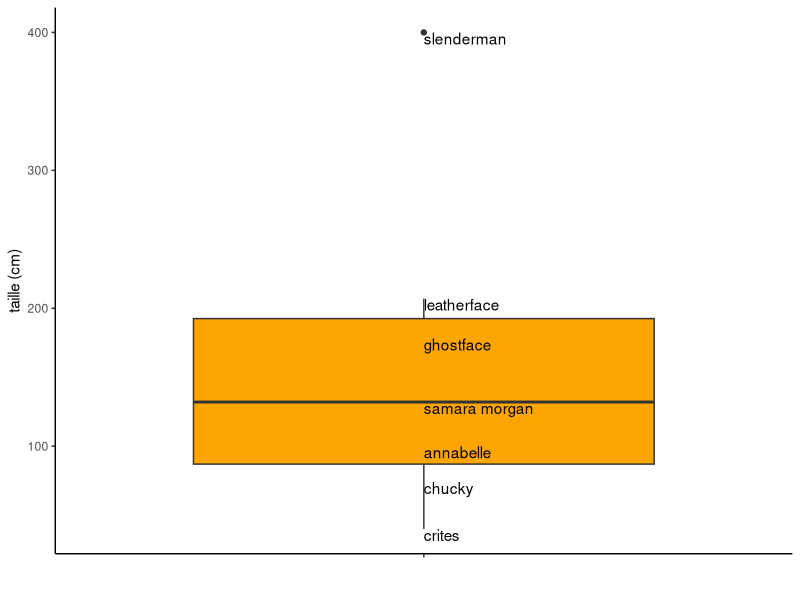
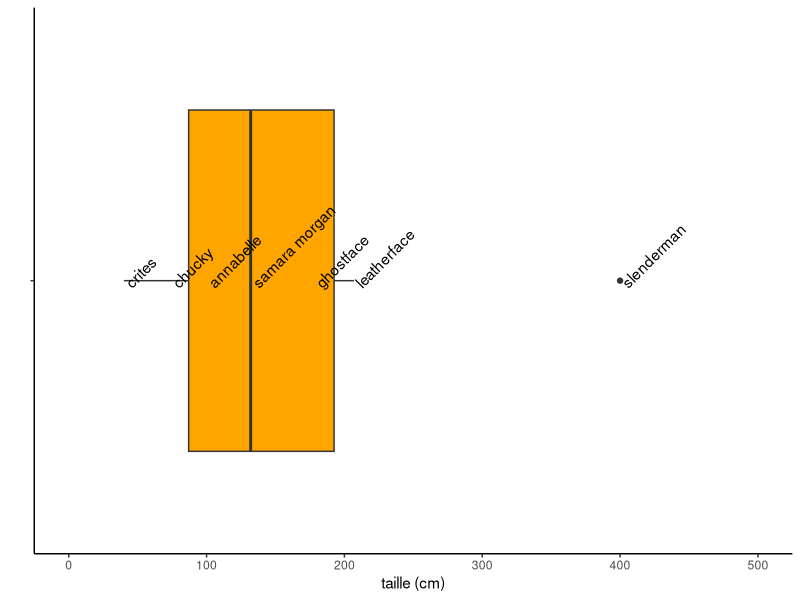
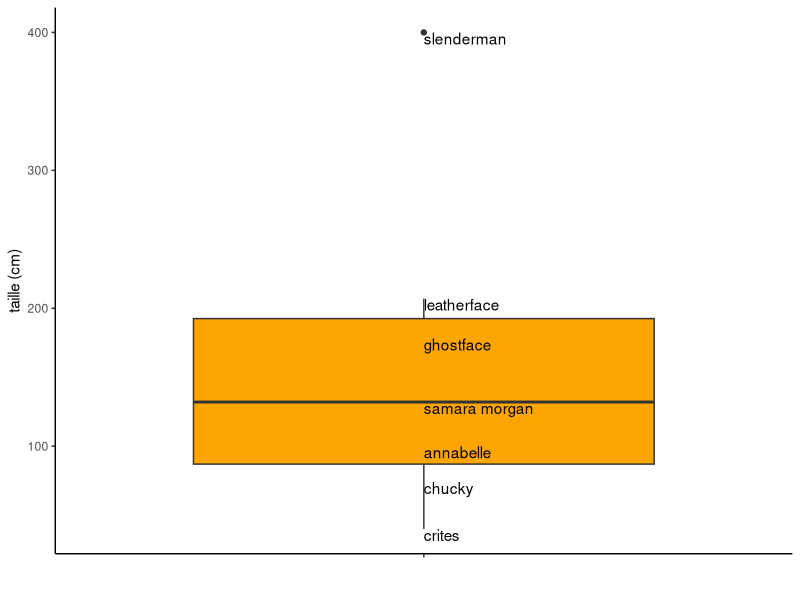
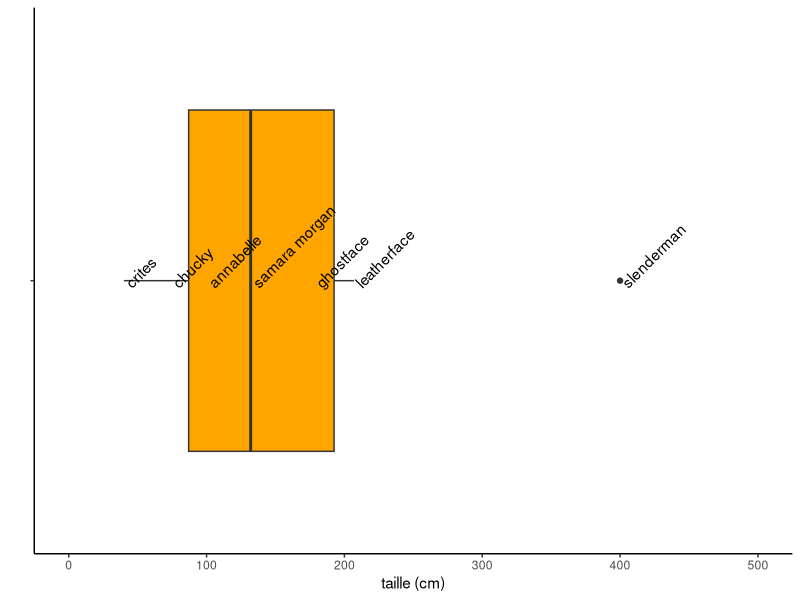

Generate these figures, in order, with R:
#https://www.youtube.com/watch?v=303Pc0L3Lx0&ab_channel=SizeS

# packages ----------------------------------------------------------------
library(tidyverse)
library(dplyr)
library(ggplot2)
library(tibble)

# data --------------------------------------------------------------------
data=read_csv2('data2.csv')
data
# plot --------------------------------------------------------------------
p=ggplot(data=data,mapping=aes(x="",y=taille_cm,label=personnage))+
  geom_boxplot(fill="orange")+theme_classic()+xlab("")+ylab("taille (cm)")+geom_text(hjust=0, vjust=1)
p
ggsave("boxplot7.png",w=4,h=6)

p=ggplot(data=data,mapping=aes(x="",y=taille_cm,label=personnage))+
  geom_boxplot(fill="orange")+theme_classic()+xlab("")+ylab("taille (cm)")+
  ylim(0,500)+
  geom_text(hjust=0, vjust=1, angle=45)+
  coord_flip()
p
ggsave("boxplot72.png",w=6,h=4)

# indicators --------------------------------------------------------------
median(data$taille_cm)
summary(data$taille_cm)
data %>% arrange(taille_cm)

# removing slender man ----------------------------------------------------
data2=data %>% filter(personnage!='slenderman')
summary(data2$taille_cm)
